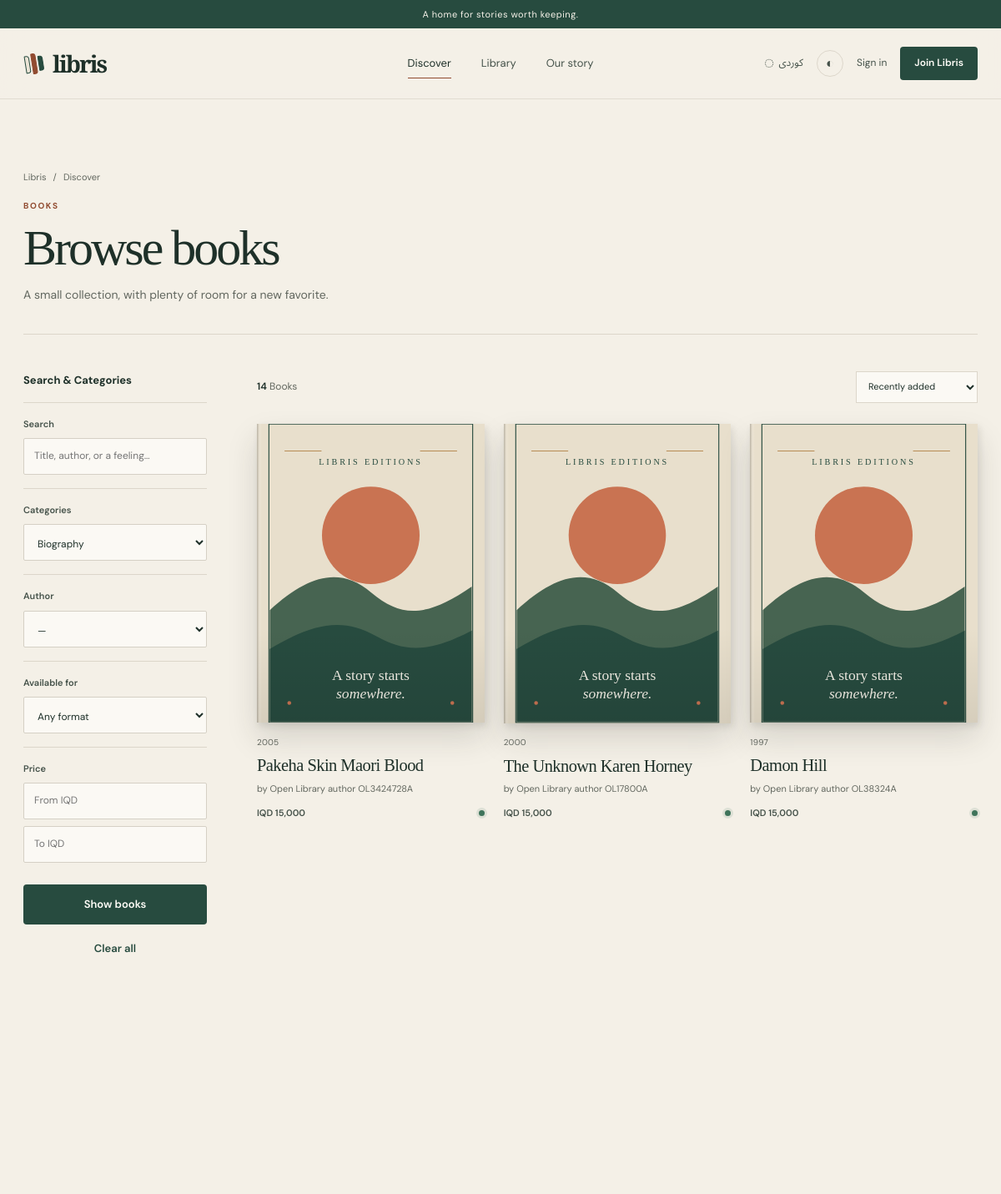
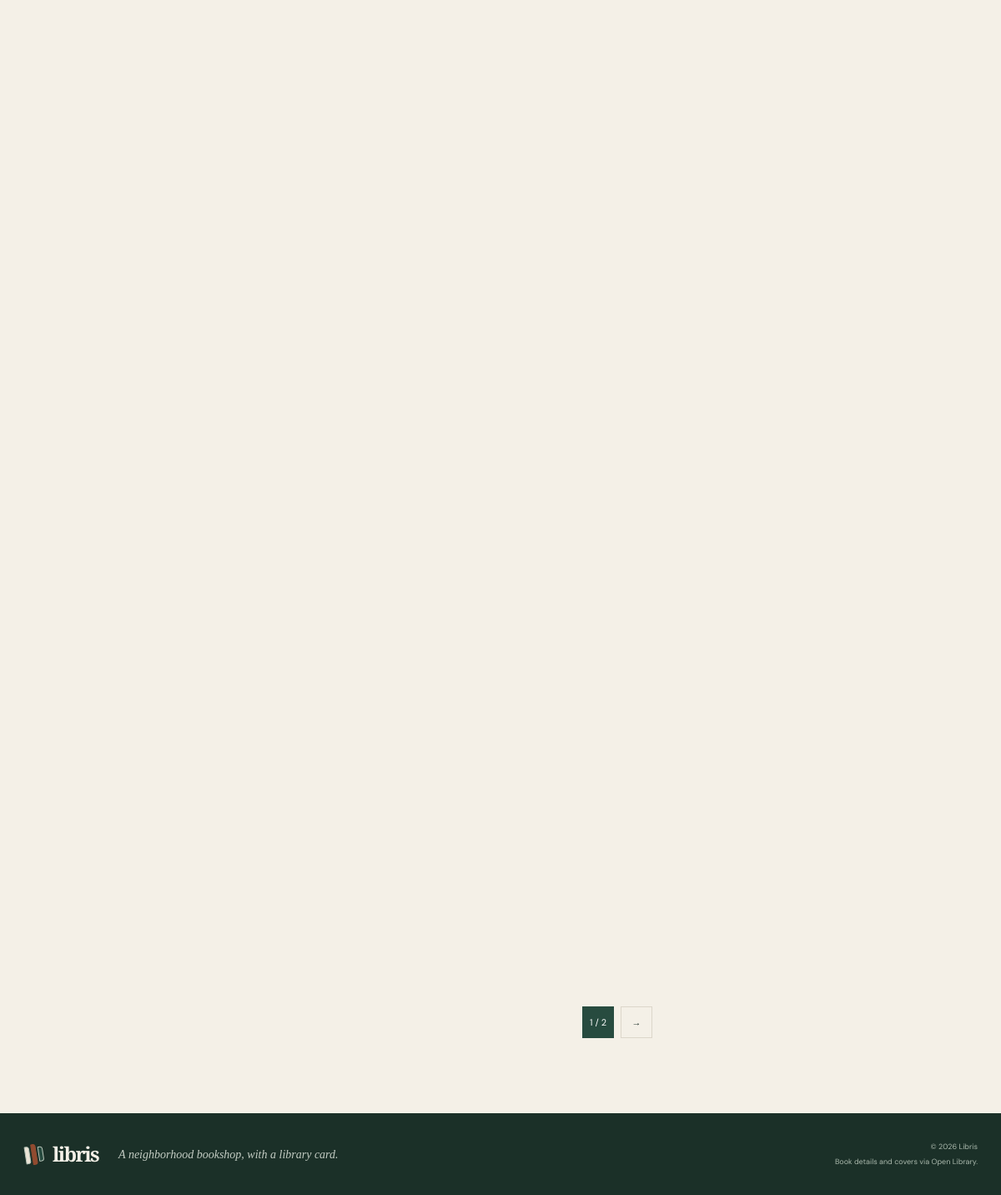
/books/index.php?category=biography, run on the app's committed database (2 pictures, top to bottom).
### tables this page shows
CREATE TABLE IF NOT EXISTS books (
  id BIGINT UNSIGNED NOT NULL AUTO_INCREMENT PRIMARY KEY,
  title VARCHAR(300) NOT NULL,
  subtitle VARCHAR(300) NULL,
  description TEXT NULL,
  language_code VARCHAR(16) NOT NULL DEFAULT 'en',
  isbn13 CHAR(13) NULL UNIQUE,
  open_library_id VARCHAR(80) NULL UNIQUE,
  cover_url VARCHAR(500) NULL,
  published_year SMALLINT UNSIGNED NULL,
  publisher VARCHAR(200) NULL,
  page_count SMALLINT UNSIGNED NULL,
  sale_price_iqd INT UNSIGNED NULL,
  is_active BOOLEAN NOT NULL DEFAULT TRUE,
  created_at TIMESTAMP NOT NULL DEFAULT CURRENT_TIMESTAMP,
  updated_at TIMESTAMP NOT NULL DEFAULT CURRENT_TIMESTAMP ON UPDATE CURRENT_TIMESTAMP,
  INDEX idx_books_title (title),
  INDEX idx_books_active_created (is_active, created_at),
  CHECK (sale_price_iqd IS NULL OR sale_price_iqd > 0)
);

### includes/functions.php (called while the page is built, shortened)
<?php
function escape_html(mixed $value): string
{
    $text = is_scalar($value) || $value instanceof Stringable ? (string) $value : '';
    return htmlspecialchars($text, ENT_QUOTES | ENT_SUBSTITUTE, 'UTF-8');
}
function format_iqd(int $amount): string
{
    return 'IQD ' . number_format(max(0, $amount), 0, '.', ',');
}
function normalize_language(mixed $language): string
{
    return strtolower(trim((string) $language)) === 'ckb' ? 'ckb' : 'en';
}
function clamp_int(mixed $value, int $minimum, int $maximum, int $fallback): int
{
    $minimum = min($minimum, $maximum);
    $maximum = max($minimum, $maximum);
    $parsed = filter_var($value, FILTER_VALIDATE_INT);
    $candidate = $parsed === false ? $fallback : $parsed;
    return max($minimum, min($maximum, $candidate));
}
function current_language(): string
{
    $candidate = $_GET['lang'] ?? $_COOKIE['libris_lang'] ?? $_SESSION['preferred_lang'] ?? 'en';
    return normalize_language(is_string($candidate) ? $candidate : 'en');
}
function base_path(): string
{
    return rtrim((string) (getenv('LIBRIS_BASE_PATH') ?: ''), '/');
}
function app_url(string $path = ''): string
{
    $path = ltrim($path, '/');
    return base_path() . ($path === '' ? '/' : '/' . $path);
}

### includes/i18n.php (called while the page is built, shortened)
<?php
function tr(string $key, ?string $language = null): string
{
    $language = normalize_language($language ?? current_language());
    return LIBRIS_TRANSLATIONS[$language][$key] ?? LIBRIS_TRANSLATIONS['en'][$key] ?? $key;
}

### includes/catalog.php (called while the page is built, shortened)
<?php
function catalog_categories(PDO $pdo): array
{
    return $pdo->query(
        'SELECT c.id, c.slug, c.name_en, c.name_ckb, COUNT(DISTINCT b.id) AS book_count
         FROM categories c
         LEFT JOIN book_categories bc ON bc.category_id = c.id
         LEFT JOIN books b ON b.id = bc.book_id AND b.is_active = 1
         GROUP BY c.id, c.slug, c.name_en, c.name_ckb
         ORDER BY c.name_en'
    )->fetchAll();
}
function search_catalog(PDO $pdo, array $filters, int $page = 1, int $perPage = 12): array
{
    $page = max(1, $page);
    $perPage = clamp_int($perPage, 1, 48, 12);
    $where = ['b.is_active = 1'];
    $parameters = [];
    $query = trim((string) ($filters['q'] ?? ''));
    $rawAuthorId = $filters['author_id'] ?? null;
    $authorId = is_int($rawAuthorId) || is_string($rawAuthorId)
        ? filter_var($rawAuthorId, FILTER_VALIDATE_INT, [
            'options' => ['min_range' => 1, 'max_range' => 2147483647],
        ])
        : false;
    if (isset($filters['category']) && $filters['category'] !== '') {
        $where[] = 'EXISTS (SELECT 1 FROM book_categories fbc JOIN categories fc ON fc.id = fbc.category_id WHERE fbc.book_id = b.id AND fc.slug = :category_slug)';
        $parameters['category_slug'] = (string) $filters['category'];
    }
    $whereSql = implode(' AND ', $where);
    $count = $pdo->prepare(
        'SELECT COUNT(DISTINCT b.id)
         FROM books b
         LEFT JOIN book_authors ba ON ba.book_id = b.id
         LEFT JOIN authors a ON a.id = ba.author_id
         LEFT JOIN v_book_availability v ON v.book_id = b.id
         WHERE ' . $whereSql
    );
    $count->execute($parameters);
    $total = (int) $count->fetchColumn();
    $sort = (string) ($filters['sort'] ?? 'recent');
    $orderBy = match ($sort) {
        'title' => 'b.title ASC, b.id ASC',
        'price-low' => 'b.sale_price_iqd IS NULL, b.sale_price_iqd ASC, b.title ASC, b.id ASC',
        'price-high' => 'b.sale_price_iqd IS NULL, b.sale_price_iqd DESC, b.title ASC, b.id ASC',
        'rating' => 'average_rating DESC, b.title ASC, b.id ASC',
        default => 'b.created_at DESC, b.id DESC',
    };
    $offset = ($page - 1) * $perPage;
    $authorAggregation = $pdo->getAttribute(PDO::ATTR_DRIVER_NAME) === 'sqlite'
        ? 'GROUP_CONCAT(DISTINCT a.name) AS authors'
        : "GROUP_CONCAT(DISTINCT a.name ORDER BY ba.author_order SEPARATOR ' · ') AS authors";
    $statement = $pdo->prepare(
        'SELECT b.id, b.title, b.subtitle, b.description, b.cover_url, b.open_library_id, b.isbn13,
                b.published_year, b.publisher, b.sale_price_iqd,
                ' . $authorAggregation . ',
                COALESCE(v.sale_copies_available, 0) AS sale_copies_available,
                COALESCE(v.loan_copies_available, 0) AS loan_copies_available,
                COALESCE(AVG(r.rating), 0) AS average_rating,
                COUNT(DISTINCT r.id) AS review_count
         FROM books b
         LEFT JOIN book_authors ba ON ba.book_id = b.id
         LEFT JOIN authors a ON a.id = ba.author_id
         LEFT JOIN v_book_availability v ON v.book_id = b.id
         LEFT JOIN reviews r ON r.book_id = b.id AND r.is_approved = 1
         WHERE ' . $whereSql . '
         GROUP BY b.id, v.sale_copies_available, v.loan_copies_available
         ORDER BY ' . $orderBy . '
         LIMIT :limit OFFSET :offset'
    );
    foreach ($parameters as $key => $value) {
        $statement->bindValue(':' . $key, $value, is_int($value) ? PDO::PARAM_INT : PDO::PARAM_STR);
    }
    $statement->bindValue(':limit', $perPage, PDO::PARAM_INT);
    $statement->bindValue(':offset', $offset, PDO::PARAM_INT);
    $statement->execute();
    return [
        'books' => $statement->fetchAll(),
        'total' => $total,
        'page' => $page,
        'per_page' => $perPage,
        'pages' => max(1, (int) ceil($total / $perPage)),
    ];
}

### books/index.php (the view, shortened to what this page needs)
<?php
require_once __DIR__ . '/../includes/catalog.php';
require_once __DIR__ . '/../includes/views.php';
require_once __DIR__ . '/../includes/layout.php';
$queryValue = static fn (string $key): string => isset($_GET[$key]) && is_string($_GET[$key]) ? trim($_GET[$key]) : '';
$authorId = filter_var($queryValue('author_id'), FILTER_VALIDATE_INT, [
    'options' => ['min_range' => 1, 'max_range' => 2147483647],
]);
$filters = [
    'q' => mb_substr($queryValue('q'), 0, 100),
    'category' => preg_match('/^[a-z0-9-]{1,80}$/', $queryValue('category')) ? $queryValue('category') : '',
    'author_id' => $authorId === false ? '' : $authorId,
    'min_price' => $queryValue('min_price'),
    'max_price' => $queryValue('max_price'),
    'availability' => in_array($queryValue('availability'), ['sale', 'loan'], true) ? $queryValue('availability') : '',
    'sort' => in_array($queryValue('sort'), ['recent', 'title', 'price-low', 'price-high', 'rating'], true) ? $queryValue('sort') : 'recent',
];
$language = current_language();
$requestedPage = clamp_int($queryValue('page'), 1, 10000, 1);
$result = ['books' => [], 'total' => 0, 'page' => $requestedPage, 'pages' => 1];
$categories = [];
$databaseUnavailable = false;
try {
    $pdo = db();
    $categories = catalog_categories($pdo);
    $result = search_catalog($pdo, $filters, $requestedPage, 12);
} catch (PDOException) {
    $databaseUnavailable = true;
    http_response_code(503);
}
?>
<section class="page-wrap page-heading">
    <nav class="breadcrumbs" aria-label="<?= escape_html(tr('breadcrumb')) ?>">
        <a href="<?= escape_html(app_url()) ?>">Libris</a><span aria-hidden="true">/</span><span><?= escape_html(tr('discover')) ?></span>
    </nav>
    <p class="section-kicker"><?= escape_html(tr('books')) ?></p>
    <h1 class="page-title"><?= escape_html(tr('browse')) ?></h1>
    <p class="page-lede"><?= escape_html(tr('curated_copy')) ?></p>
</section>
<div class="page-wrap catalog-layout">
    <aside class="filter-panel" aria-label="<?= escape_html(tr('apply_filters')) ?>">
        <h2><?= escape_html(tr('search')) ?> &amp; <?= escape_html(tr('categories')) ?></h2>
        <form action="<?= escape_html(app_url('books/index.php')) ?>" method="get">
            <div class="filter-group">
                <label for="catalog-q"><?= escape_html(tr('search')) ?></label>
                <input id="catalog-q" type="search" name="q" value="<?= escape_html($filters['q']) ?>" maxlength="100" placeholder="<?= escape_html(tr('search_placeholder')) ?>">
            </div>
            <div class="filter-group">
                <label for="catalog-category"><?= escape_html(tr('categories')) ?></label>
                <select id="catalog-category" name="category">
                    <?php foreach ($categories as $category): ?>
                        <option value="<?= escape_html($category['slug']) ?>"<?= $filters['category'] === $category['slug'] ? ' selected' : '' ?>>
                            <?= escape_html($language === 'ckb' ? $category['name_ckb'] : $category['name_en']) ?>
                        </option>
                    <?php endforeach; ?>
                </select>
            </div>
            <div class="filter-group">
                <label for="catalog-author"><?= escape_html(tr('author')) ?></label>
                <select id="catalog-author" name="author_id">
                    <option value="">—</option>
                </select>
            </div>
            <div class="filter-group">
                <span class="filter-label"><?= escape_html(tr('availability')) ?></span>
                <select name="availability" aria-label="<?= escape_html(tr('availability')) ?>">
                    <option value=""><?= escape_html(tr('any_availability')) ?></option>
                </select>
            </div>
            <div class="filter-group">
                <span class="filter-label"><?= escape_html(tr('price')) ?></span>
                <div class="filter-stack">
                    <input type="number" inputmode="numeric" min="0" max="100000000" name="min_price" aria-label="<?= escape_html(tr('min_price')) ?>" placeholder="<?= escape_html(tr('min_price')) ?>" value="<?= escape_html($filters['min_price']) ?>">
                    <input type="number" inputmode="numeric" min="0" max="100000000" name="max_price" aria-label="<?= escape_html(tr('max_price')) ?>" placeholder="<?= escape_html(tr('max_price')) ?>" value="<?= escape_html($filters['max_price']) ?>">
                </div>
            </div>
            <button class="button button-ink" type="submit"><?= escape_html(tr('apply_filters')) ?></button>
            <a class="button button-text" href="<?= escape_html(app_url('books/index.php')) ?>"><?= escape_html(tr('clear_filters')) ?></a>
        </form>
    </aside>
    <section class="catalog-results" aria-labelledby="results-heading">
        <div class="results-topline">
            <span><strong><?= (int) $result['total'] ?></strong> <?= escape_html(tr('books')) ?></span>
            <form action="<?= escape_html(app_url('books/index.php')) ?>" method="get">
                <select id="catalog-sort" name="sort" data-auto-submit>
                    <option value="recent"<?= $filters['sort'] === 'recent' ? ' selected' : '' ?>><?= escape_html(tr('recent')) ?></option>
                </select>
            </form>
        </div>
        <?php if ($databaseUnavailable): ?>
            <div class="empty-state"><strong><?= escape_html(tr('curated_shelf')) ?></strong><?= escape_html(tr('nothing_here')) ?><br><small><?= escape_html(tr('catalogue_search_setup')) ?></small></div>
        <?php elseif ($result['books'] !== []): ?>
            <div class="book-grid catalog-grid">
                <?php foreach ($result['books'] as $book) render_book_card($book); ?>
            </div>
            <?php if ($result['pages'] > 1): ?>
                    <nav class="pagination" aria-label="<?= escape_html(tr('pagination')) ?>">
                    <?php $queryParams = array_filter($filters, static fn ($value): bool => $value !== ''); ?>
                    <span class="is-current" aria-current="page"><?= (int) $result['page'] ?> / <?= (int) $result['pages'] ?></span>
                    <?php if ($result['page'] < $result['pages']): ?><a href="<?= escape_html(app_url('books/index.php?' . http_build_query($queryParams + ['page' => $result['page'] + 1]))) ?>" aria-label="<?= escape_html(tr('next')) ?>">→</a><?php endif; ?>
                </nav>
            <?php endif; ?>
        <?php else: ?>
            <div class="empty-state"><strong><?= escape_html(tr('nothing_here')) ?></strong><?= escape_html(tr('no_books')) ?></div>
        <?php endif; ?>
    </section>
</div>

### includes/views.php (shortened to what this page needs)
<?php
function book_cover_source(array $book): string
{
    $provided = (string) ($book['cover_url'] ?? '');
    $host = parse_url($provided, PHP_URL_HOST);
    if (parse_url($provided, PHP_URL_SCHEME) === 'https' && $host === 'covers.openlibrary.org') {
        return $provided;
    }
    return cover_url($book['open_library_id'] ?? null, $book['isbn13'] ?? null)
        ?? app_url('assets/images/book-placeholder.svg');
}
function render_book_card(array $book, ?string $language = null): void
{
    $language = normalize_language($language ?? current_language());
    $price = $book['sale_price_iqd'] === null ? null : format_iqd((int) $book['sale_price_iqd']);
    $authorLine = trim((string) ($book['authors'] ?? ''));
    $available = (int) ($book['sale_copies_available'] ?? 0) + (int) ($book['loan_copies_available'] ?? 0);
    ?>
<article class="book-card" data-reveal>
    <a class="book-card-cover" href="<?= escape_html(app_url('books/show.php?id=' . (int) $book['id'])) ?>" tabindex="-1" aria-hidden="true">
        <img src="<?= escape_html(book_cover_source($book)) ?>" alt="" loading="lazy" decoding="async" width="480" height="680" data-book-cover>
    </a>
    <div class="book-card-copy">
        <div class="book-card-meta">
            <?php if (!empty($book['published_year'])): ?><span><?= escape_html((string) $book['published_year']) ?></span><?php endif; ?>
        </div>
        <h3><a href="<?= escape_html(app_url('books/show.php?id=' . (int) $book['id'])) ?>"><?= escape_html($book['title']) ?></a></h3>
        <?php if ($authorLine !== ''): ?><p class="book-card-author"><?= escape_html(tr('by', $language)) ?> <?= escape_html($authorLine) ?></p><?php endif; ?>
        <div class="book-card-bottom">
            <span class="book-card-price"><?= $price === null ? escape_html(tr('currently_unavailable', $language)) : escape_html($price) ?></span>
            <?php if ($available > 0): ?><span class="availability-dot" aria-label="<?= escape_html(tr('in_stock', $language)) ?>"></span><?php endif; ?>
        </div>
    </div>
</article>
<?php
}

### data on the page
books: published_year "2005", title "Pakeha Skin Maori Blood", authorLine "Open Library author OL3424728A", sale_price_iqd "IQD 15,000"
books: published_year "2000", title "The Unknown Karen Horney", authorLine "Open Library author OL17800A", sale_price_iqd "IQD 15,000"
books: published_year "1997", title "Damon Hill", authorLine "Open Library author OL38324A", sale_price_iqd "IQD 15,000"

### other printed values
escape_html(tr('tagline')) "A home for stories worth keeping."
escape_html(tr('discover')) "Discover"
escape_html(tr('library')) "Library"
escape_html(tr('about')) "Our story"
escape_html(tr('language_name')) "کوردی"
escape_html(tr('sign_in')) "Sign in"
escape_html(tr('join')) "Join Libris"
escape_html(tr('books')) "BOOKS"
escape_html(tr('browse')) "Browse books"
escape_html(tr('curated_copy')) "A small collection, with plenty of room for a new favorite."
escape_html(tr('search')) "Search"
escape_html(tr('categories')) "Categories"
escape_html(tr('author')) "Author"
escape_html(tr('availability')) "Available for"
escape_html(tr('price')) "Price"
